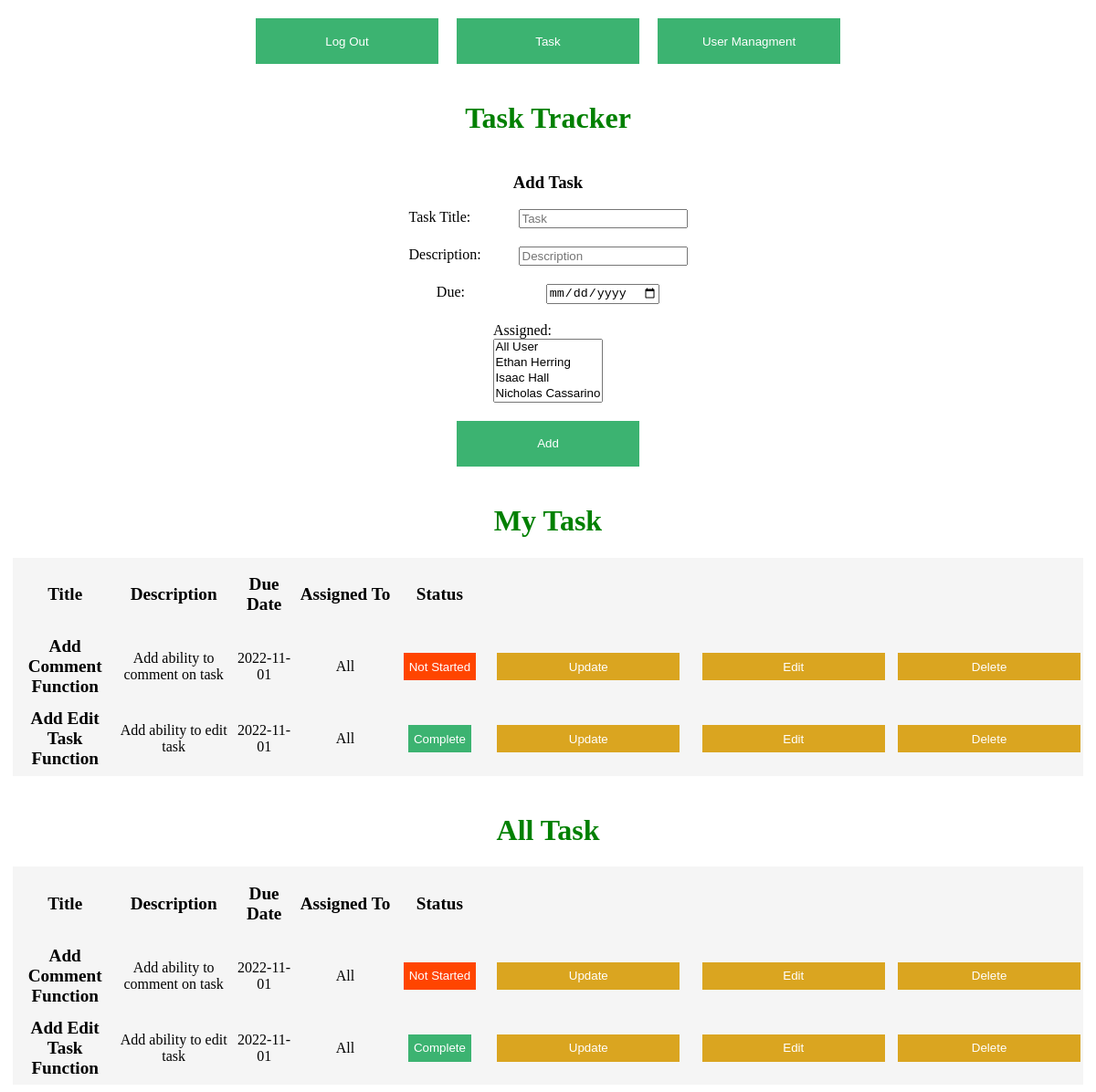
The page /task (signed in) on the database as committed earlier.
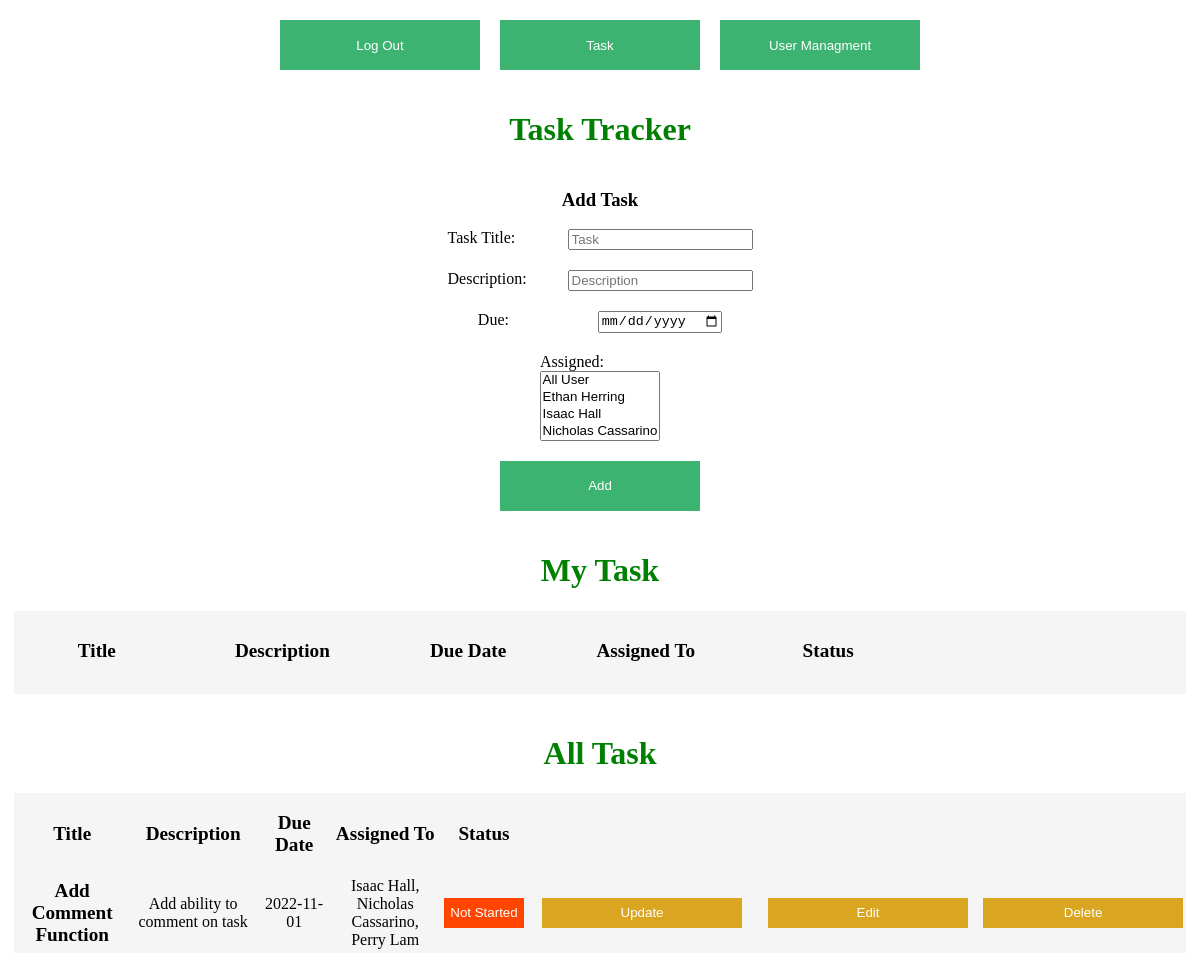
The same page on the database as committed later.
### app.py (models this page shows)
class Todo(db.Model):
    id = db.Column(db.Integer, primary_key=True)
    title = db.Column(db.String(100))
    description = db.Column(db.String(4150))
    assigned = db.Column(db.String(100))
    due = db.Column(db.Date)
    complete = db.Column(db.Integer)
    createdBy = db.Column(db.Integer)

### app.py (the view)
@app.route('/task')
def task():
    global user
    if(user==User):
        return render_template('login.html',message="Please Log In To access this page")
    todo_list = Todo.query.all()
    user_list = User.query.all()
    return render_template('task.html',todo_list=todo_list,user_list=user_list,user=user)

### templates/task.html (shortened to what this page needs)
<!DOCTYPE html>
<html lang="en">
<head>
    <link rel="stylesheet" href="./static/main.css">
</head>
<body>
    <div class="top-contain">
        <a href="/logout">
            <button class="top-bar">Log Out</button>
        </a>
        <a href="/task">
            <button class="top-bar">Task</button>
        </a>
        <a href="/ViewUsers">
            <button class="top-bar">User Managment</button>
        </a>
    </div>
    <div class="h">
        <h1>Task Tracker</h1>
    </div>
    <form action="/add" method="post">
        <div class="register-container">
            <h3>Add Task</h3>
            <div class="form-item">
                <label>Task Title:</label>
                <input required type="text" name="title" placeholder="Task">
            </div>
            <div class="form-item">
                <label>Description:</label>
                <input type="text" name="description" placeholder="Description">
            </div>
            <div class="form-item">
                <label>Due:</label>
                <input required type="date" name="due" >
            </div>
            <label>Assigned:</label>
            <select required name="assigned" id="assigned" multiple>
                <option value="All">All User</option>
                {% for user in user_list %}
                <option value="{{user.name}}">{{user.name}}</option>
                {% endfor %}
            </select>
            <button class="submit-button" type="submit">Add</button>
        </div>
    </form>
    <div class="h">
        <h1>My Task</h1>
    </div>
    <div id="todo"class="todo">
        <table>
            <thead>
                <th>Title</th>
                <th>Description</th>
                <th>Due Date</th>
                <th>Assigned To</th>
                <th>Status</th>
                <th></th>
                <th></th>
            </thead>
            <tbody>
                {% for todo in todo_list %}
                <tr>
                    {%if user.name in todo.assigned or todo.assigned=="All"%}
                <td class="title">{{ todo.title }}</td> <td>{{ todo.description }}</td>  <td>{{ todo.due }}</td>  <td>{{ todo.assigned }}</td>
                <td>{% if todo.complete == 0 %}
                <button class="notStarted">Not Started</button>
                {% elif todo.complete == 1 %}
                <button class="inProgress">In Progress</button>
                {% else %}
                <button class="complete">Complete</button>
                {% endif %}</td>
                <td><a href="/update/{{ todo.id }}"><button>Update</button></a></td>
                {%if todo.createdBy == user.id or user.access == 1%}
                <td><a href="/editTask/{{ todo.id }}"><button>Edit</button></a></td>
                <td><a href="/delete/{{ todo.id }}"><button>Delete</button></a></td>
                {%endif%}</tr>
                {% endif %}
                {% endfor %}
            </tbody>
        </table>
    </div>
    {%if user.access==1%}
    <div class="h">
    <h1>All Task</h1>
    </div>
    <div id="todo"class="todo">
        <table>
           <thead>
           <tr>
               <th>Title</th>
               <th>Description</th>
               <th>Due Date</th>
               <th>Assigned To</th>
               <th>Status</th>
               <th></th>
               <th></th>
           </thead>
           <tbody>
       {% for todo in todo_list %}
       <tr>
       <td class="title">{{ todo.title }}</td> <td>{{ todo.description }}</td>  <td>{{ todo.due }}</td>  <td>{{ todo.assigned }}</td>
       <td>{% if todo.complete == 0 %}
       <button class="notStarted">Not Started</button>
       {% elif todo.complete == 1 %}
       <button class="inProgress">In Progress</button>
       {% else %}
       <button class="complete">Complete</button>{% endif %}
       </td>
       <td><a href="/update/{{ todo.id }}"><button>Update</button></a></td>
       {%if todo.createdBy == user.id or user.access == 1%}
       <td><a href="/editTask/{{ todo.id }}"><button>Edit</button></a></td>
       <td><a href="/delete/{{ todo.id }}"><button>Delete</button></a></td>
       {%endif%}</tr>
       {% endfor %}
       </tbody>
       </table>
       </div>
    {%endif%}
</body>
</html>

### static/main.css (style rules this page uses)
h1 { color: green; }
label:not(.ex) { display: block; float: left; width: 120px; }
h3 { font-weight: bold; text-align: left; }
th { font-size: larger; height: 75px; width: 550px; }
td { height: 75px; }
td > a > button { width: 200px; height: 30px; background-color: goldenrod; border-style: none; color: white; }
a { text-decoration: none; }
.todo { text-align: center; background-color: whitesmoke; width: 99%; margin-left: auto; margin-right: auto; }
.notStarted { background-color: orangered; border-style: none; color: white; height: 30px; }
.title { font-weight: bold; font-size: larger; }
.top-bar { background-color: mediumseagreen; border-style: none; color: white; height: 50px; width: 200px; margin-right: 10px; margin-left: 10px; }
.top-contain { margin-top: 20px; display: flex; justify-content: center; }
.submit-button { background-color: mediumseagreen; border-style: none; color: white; height: 50px; width: 200px; margin-top: 20px; }
.register-container { display: flex; flex-direction: column; justify-content: center; align-items: center; }
div.h { margin-top: 20px; display: flex; flex-direction: column; justify-content: center; text-align: center; }
div.form-item { margin-bottom: 20px; }

Rows that differ between the two databases and show on the page:
no longer on one of the page's lists (row edited): Todo: title "Add Comment Function", description "Add ability to comment on task", due "2022-11-01", assigned "All"
removed Todo: title "Add Edit Task Function", description "Add ability to edit task", due "2022-11-01", assigned "All", complete "Complete"
changed Todo "Add Comment Function": assigned "All" → "Isaac Hall, Nicholas Cassarino, Perry Lam"
